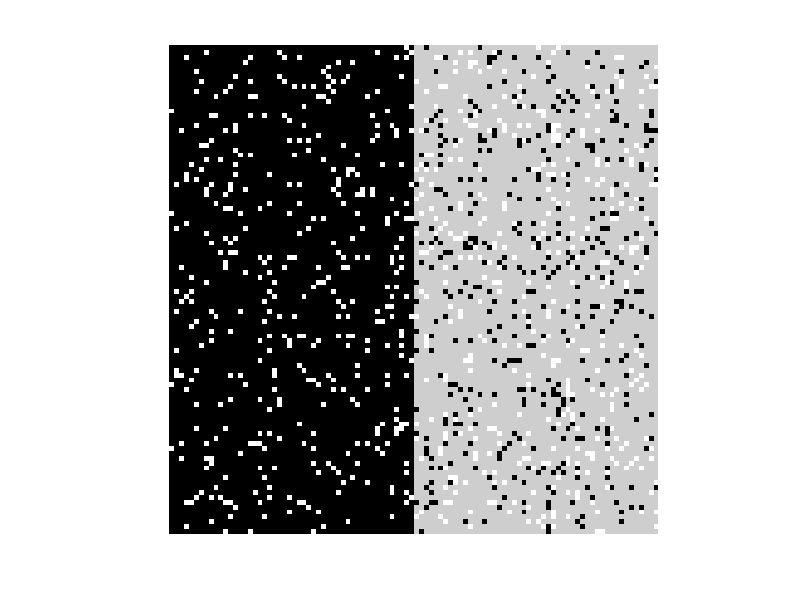

The MATLAB script that drew this image:

% the main function

clear;
clc;


% read the image data;
%image_data=im2double(imread('tu1.bmp'));
image_data=ones(100,100);
%image_data=image_data./255;
[image_row,image_col] = size(image_data);
image_data(1:image_row,1:image_col/2)=0;
image_data(1:image_row,image_col/2+1:image_col)=255*0.8;
%image_data(1:image_row, image_col/2+1:image_col)=120;
image_data=image_data./255;
 %figure;imshow( image_data,'Border','tight');
 %imwrite(image_data,'2g.jpg');
 W=imnoise(image_data,'gaussian',0.15);%%
 W1=imnoise(image_data,'gaussian',0.08);%%
 W2=imnoise(image_data,'gaussian',0.10);%%
 imwrite(W,'15g.jpg');
  imwrite(W1,'8g.jpg');
   imwrite(W2,'10g.jpg');
%figure; imshow(Y,'Border','tight');
V=imnoise(image_data,'salt & pepper',0.15);
V1=imnoise(image_data,'salt & pepper',0.08);
V2=imnoise(image_data,'salt & pepper',0.10);
imwrite(V,'15sp.jpg');
imshow(V);
imwrite(V1,'8sp.jpg');
   imwrite(V2,'10sp.jpg');
%figure; imshow(Z,'2sp','tight');